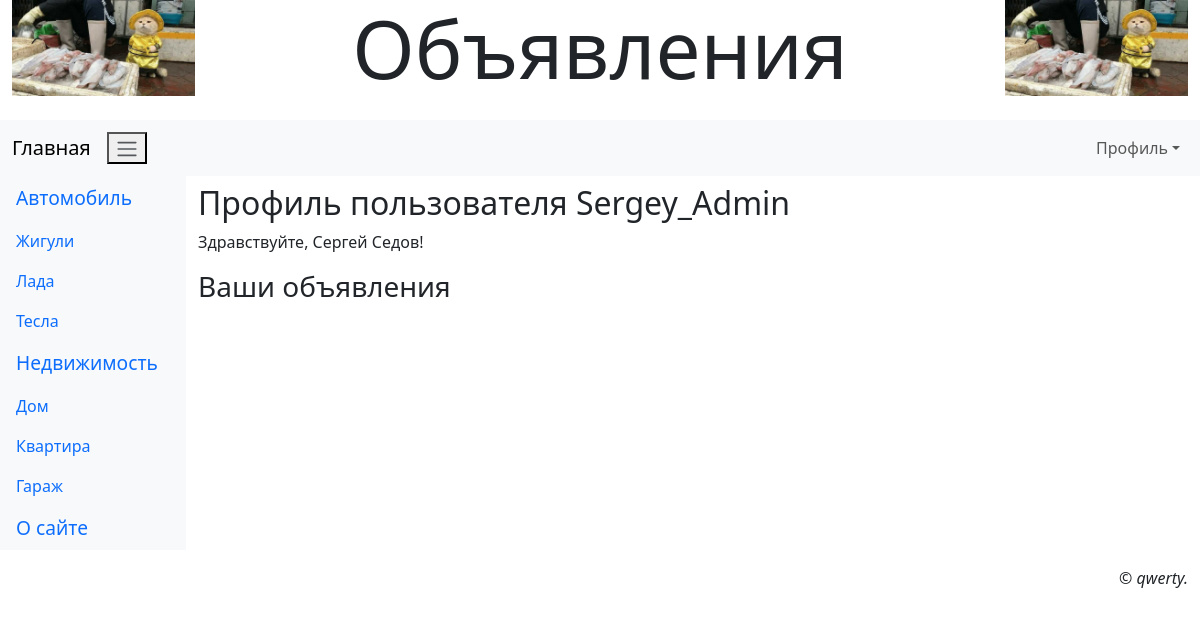
Page /accounts/profile/ (signed in) on the committed database.
### main/models.py (models this page shows, shortened)
class Rubric(models.Model):
    name = models.CharField(max_length=20, unique=True, verbose_name='Название')
    order = models.SmallIntegerField(default=0, db_index=True, verbose_name='Порядок')
    super_rubric = models.ForeignKey('SuperRubric', on_delete=models.PROTECT, null=True, blank=True,
                                     verbose_name='Надрубрика')

class AdvUser(AbstractUser):
    is_activated = models.BooleanField(default=True, db_index=True, verbose_name='Прошел активацию')
    send_messages = models.BooleanField(default=True, verbose_name='Уведомления о новых комментариях')
    class Meta(AbstractUser.Meta):
        pass

### main/views.py (the view)
# urls.py: path('accounts/profile/', profile, name='profile'),
@login_required
def profile(request):
    return render(request, 'main/profile.html')

### main/models.py (called while the page is built)
    def get_queryset(self):
        return super().get_queryset().filter(super_rubric__isnull=False)

### main/templates/main/profile.html (shortened to what this page needs)
{% extends 'layout/basic.html' %}
{% block content %}
<h2>Профиль пользователя {{ user.username }}</h2>
{% if user.first_name and user.last_name %}
<p>Здравствуйте, {{ user.first_name }} {{ user.last_name }}!</p>
{% else %}
<p>Здравствуйте!</p>
{% endif %}
<h3>Ваши объявления</h3>
{% endblock %}

### main/templates/layout/basic.html (shortened to what this page needs)
{% load django_bootstrap5 %}
{% load static %}
<!DOCTYPE html>
<html>
<head>
    {% bootstrap_css %}
    <link rel="stylesheet" type="text/css" href="{% static 'main/style.css' %}">
</head>
<body class="container-fluid">
    <header class="mb-4">
        <h1 class="display-1 text-center">Объявления</h1>
    </header>
    <nav class="row navbar navbar-expand-md bg-light">
        <div class="col container">
            <a class="navbar-brand" href="{% url 'main:index' ">Главная</a>
            <button class="navbar-togler" type="button" data-bs-toggle="collapse" data-bs-target="#navbarNav">
                <span class="navbar-toggler-icon"></span>
            </button>
            <div class="collapse navbar-collapse justify-content-end" id="navbarNav">
                <div class="navbar-nav">
                    {% if user.is_authenticated %}
                    <div class="nav-item dropdown">
                        <a class="nav-link dropdown-toggle" data-bs-toggle="dropdown" href="#">Профиль</a>
                    </div>
                </div>
            </div>
        </div>
    </nav>
<div class="row">
    <nav class="col-md-auto nav flex-column bg-light">
        {% for rubric in rubrics %}
        {% ifchanged rubric.super_rubric.pk %}
        <span class="nav-link root">{{ rubric.super_rubric.name }}</span>
        {% endifchanged %}
        <a class="nav-link" href="{% url 'main:rubric_bbs' pk=rubric.pk %}">{{ rubric.name }}</a>
        {% endfor %}
        <a class="nav-link root" href="{% url 'main:other' page='about' %}">О сайте</a>
    </nav>
    <main class="col py-2">
        {% block content %}
        {% endblock %}
    </main>
</div>
<footer class="mt-3">
    <p class="text-end fst-italic">&copy; qwerty.</p>
</footer>
</body>
</html>

### main/static/main/style.css (style rules this page uses)
header h1 { background: url("../images/bg_cat.jpg") left / auto 100% no-repeat, url("../images/bg_cat.jpg") right / auto 100% no-repeat; }
.root { font-size: larger; }

### rows in the picture
Rubric: super_rubric.name "Автомобиль", name "Жигули"
Rubric: name "Лада"
Rubric: name "Тесла"
Rubric: super_rubric.name "Недвижимость", name "Дом"
Rubric: name "Квартира"
Rubric: name "Гараж"
AdvUser: username "Sergey_Admin", first_name "Сергей", last_name "Седов"
